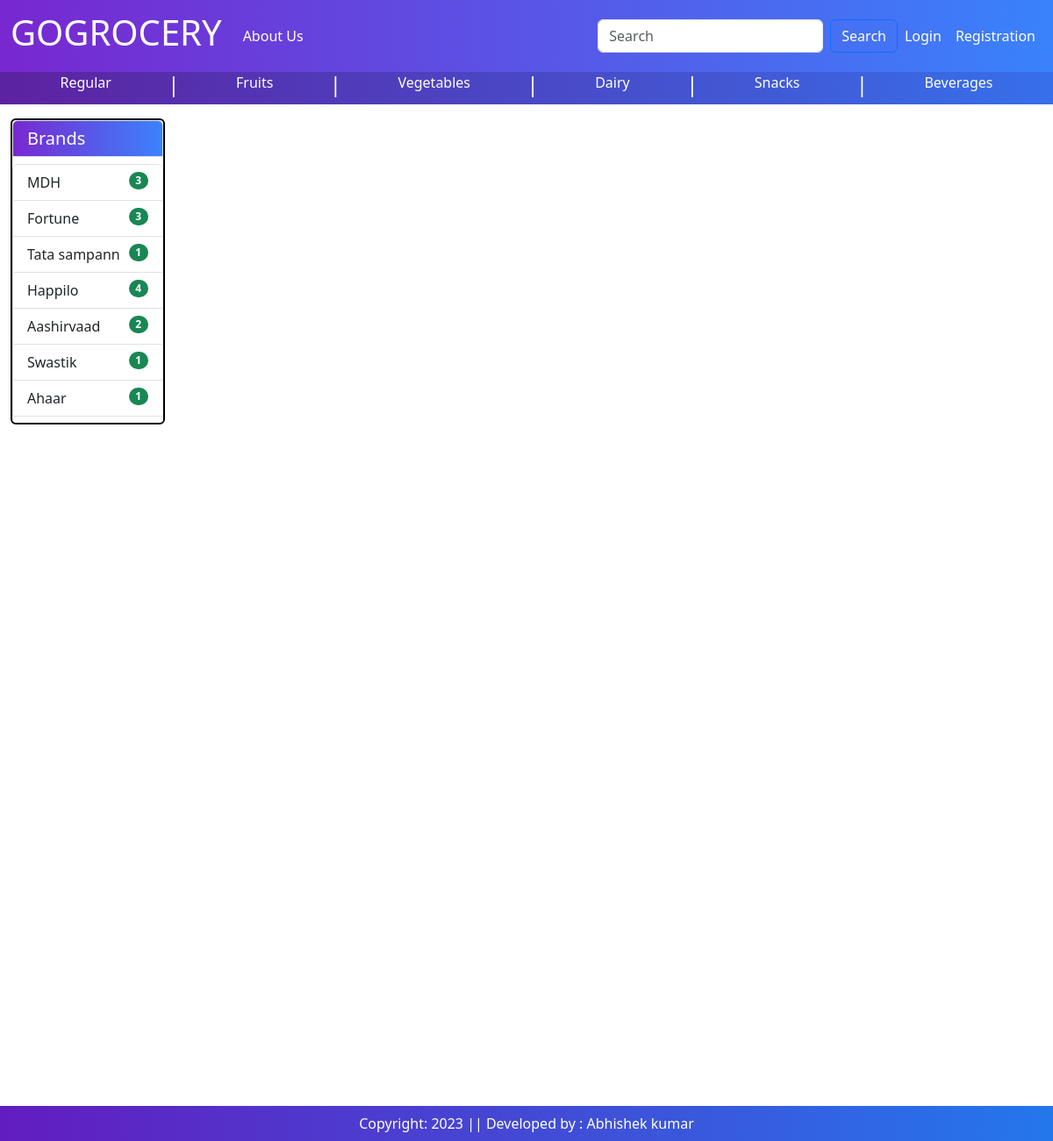
Before: /category/3 with the older database file.
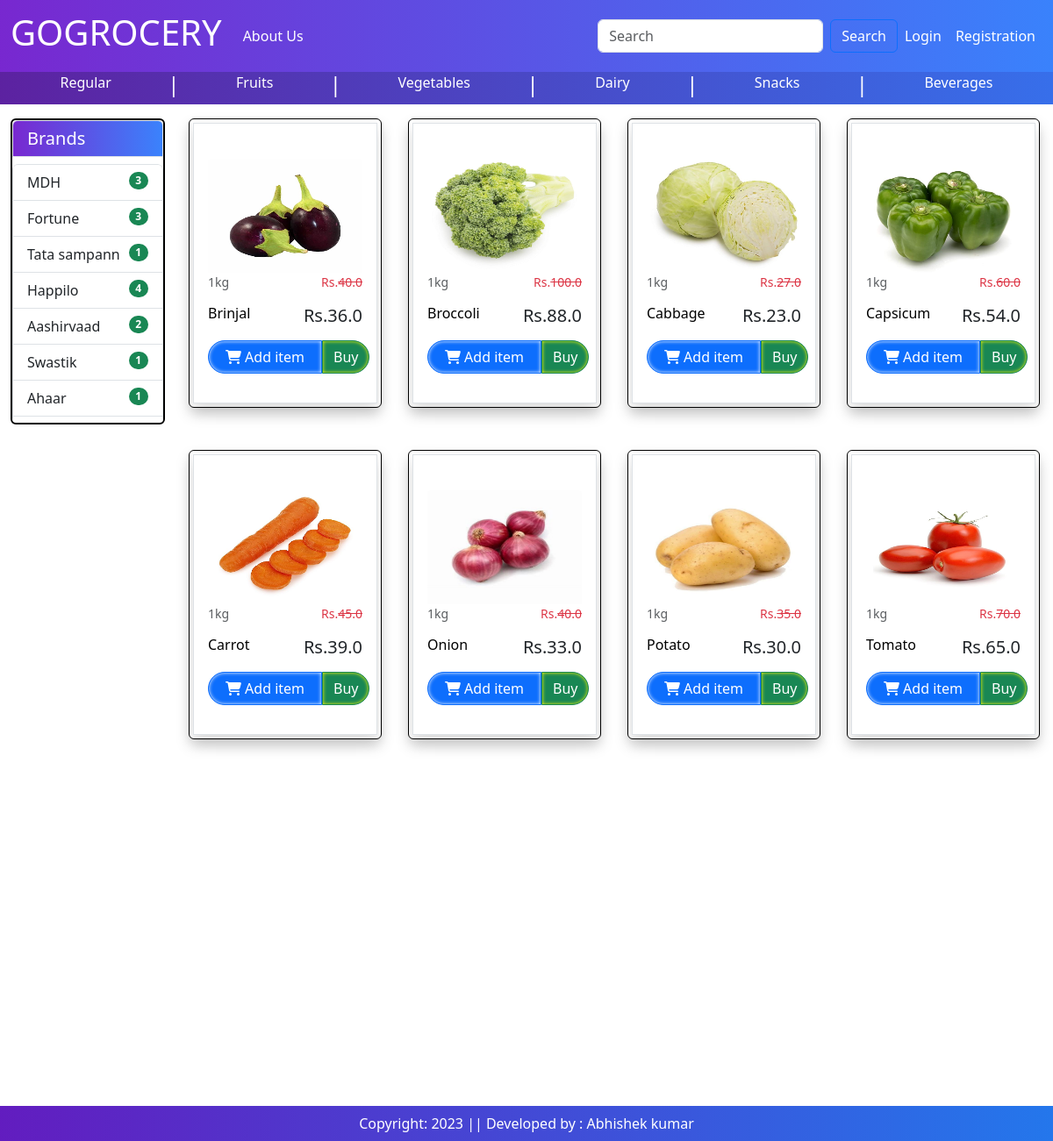
After: the same page with the newer database file.
### baseapp/models.py (models this page shows, shortened)
class Brand(models.Model):
    name = models.CharField(max_length=100)
    product_image = models.ImageField(upload_to='product',blank=True)

class Product(models.Model):
    title = models.CharField(max_length=100)
    sub_category = models.ForeignKey(SubCategory,on_delete=models.CASCADE,null=True,blank=True)
    main_category = models.ForeignKey(Category,on_delete=models.CASCADE,null=True,blank=True,default='')
    selling_price = models.FloatField(blank=True)
    discounted_price = models.FloatField(blank=True)
    description = models.TextField(blank=True)
    pack_size = models.TextField(blank=True)
    brands = models.ForeignKey(Brand,on_delete=models.CASCADE,null=True,blank=True)
    product_image = models.ImageField(upload_to='product',blank=True)

### baseapp/views.py (the view)
# urls.py: path("category/<int:val>",views.CategoryView.as_view(),name="category"),
class CategoryView(View):
    def get(self,request,val):
        totalitem = 0
        wishitem = 0
        if request.user.is_authenticated:
            totalitem = len(Cart.objects.filter(user=request.user))
            wishitem = len(Wishlist.objects.filter(user=request.user))
        category = Category.objects.all()
        subcategory = SubCategory.objects.filter(category_id= val)
        product = Product.objects.filter(main_category=val)
        subcateCount = SubCategory.objects.filter(category_id= val).count()
        namelist = []
        for j in subcategory:
            namelist.append(j.name)
        pcounts = []
        for i in subcategory:
            prodcount = Product.objects.filter(sub_category_id = i.id).count()
            pcounts.append(prodcount)
        sublist = [[x, y] for x, y in zip(namelist, pcounts)]
        brand = Brand.objects.all()
        brandnamelist = []
        for j in brand:
            brandnamelist.append(j.name)
        bprod = []
        for i in brand:
            countprod = Product.objects.filter(brands_id = i.id).count()
            bprod.append(countprod)
        brandlist = [[x, y] for x, y in zip(brandnamelist, bprod)]
        return render(request, "baseapp/category.html",locals())

### baseapp/templates/baseapp/category.html (shortened to what this page needs)
{% extends 'baseapp/base.html' %}
{% load static %}
{% block main-content %}
    <div class="container-fluid">
        <div class="row">
            <div class="col-sm-2 col-md-2 col-lg-2">
                {% if subcategory %}
                    {% comment %} subcategory sublist {% endcomment %}
                    <div class="list-group d-flex justify-content-between shadow" style="border:2px solid black;">
                        <h5 class="list-group-item gradient1-custom text-white" aria-current="true">Subcategory</h5>
                        {% for i in subcategory %}
                            <a href="{% url 'subcategory' val1=i.category_id val2=i.id %}" class="list-group-item list-group-item-action" aria-current="true">
                                {{i.name}}<span class="badge bg-success rounded-pill" style="float:right;">
                                  {% for j in sublist %}
                                    {% if j.0 == i.name %}
                                        {{j.1}}
                                    {% endif %}
                                  {% endfor %}
                                </span>
                            </a>
                        {% endfor %}
                    </div>
                    <br>
                    <div class="list-group d-flex justify-content-between shadow" style="height: 25%; border: 2px solid black;" >
                        <h5 class="list-group-item gradient1-custom text-white" aria-current="true">Brands</h5>
                        <div class="example rounded" style="overflow-y: auto; ">
                            {% for i in brand %}
                            <a href="{%url 'brandfilter' i.id %}" class="list-group-item list-group-item-action" aria-current="true" >
                                {{i.name}}<span class="badge bg-success rounded-pill" style="float:right;">
                                    {% for j in brandlist %}
                                        {% if j.0 == i.name %}
                                            {{j.1}}
                                        {% endif %}
                                    {% endfor %}
                                </span>
                            </a>
                            {% endfor %}
                        </div>
                    </div>
                {% else %}
                    <div class="list-group d-flex justify-content-between" style="height: 35%; border:2px solid black;">
                        <h5 class="list-group-item gradient1-custom text-white" aria-current="true">Brands</h5>
                        <div class="example rounded" style="overflow-y: auto; ">
                            {% for i in brand %}
                                <a href="{%url 'brandfilter' i.id %}" class="list-group-item list-group-item-action" aria-current="true">
                                    {{i.name}}<span class="badge bg-success rounded-pill" style="float:right;">
                                        {% for j in brandlist %}
                                            {% if j.0 == i.name %}
                                                {{j.1}}
                                            {% endif %}
                                        {% endfor %}
                                    </span>
                                </a>
                            {% endfor %}
                        </div>
                    </div>
                {% endif %}
            </div>
            <div class="col-sm-10 col-md-10 col-lg-10">
                <div class="row">
                    {% for prod in product %}
                    <div class="col-12 col-sm-6 col-md-4 col-lg-3 ">
                        <div class="row d-flex justify-content-center">
                            <div class="card p-1 shadow " style="width: 220px; height: 330px; border:1px solid black;">
                                <div class="card-body bg-white border shadow ">
                            <a href="{% url 'product-detail' prod.id %}" style="text-decoration:none; color:black;" >
                                <div class="d-flex justify-content-between">
                                </div>
                                <img src="{{prod.product_image.url}}" class="card-img-top" alt="Laptop" height="130px" width="130px"/>
                                    <div class="d-flex justify-content-between">
                                    <p class="small text-muted ">1kg</p>
                                    <p class="small text-danger ">Rs.<s class=" text-danger text-decoration-line-through">{{prod.selling_price}}</s></p>
                                    </div>
                                    <div class="d-flex justify-content-between mb-3">
                                    <h6 class="mb-0">{{prod.title}}</h6>
                                    <h5 class="text-dark mb-0">Rs.{{prod.discounted_price}}</h5>
                                    </div>
                            </a>
                                    <div class="d-flex justify-content-between align-items-center pb-2 mb-1" style=" ">
                                        <form action="/add-to-cart" class="d-inline">
                                            <button type="submit" class=" btn btn-primary " style="width: 130px;  border-radius:25px 0px 0px 25px; box-shadow: inset 0px 0px 4px white;"><i class="fa fa-shopping-cart" aria-hidden="true" style="color:white;"></i> Add item</button>
                                        </form>
                                        <button class="btn btn-success " style="width: 100px; border-radius:0px 25px 25px 0px; box-shadow: inset 0px 0px 4px yellow;"><a href="{% url 'buynow' prod.id %}" class="text-white text-decoration-none ">Buy</a></button>
                                    </div>
                                </div>
                            </div>
                        </div>
                        <br><br>
                    </div>
                    {% endfor %}
                </div>
            </div>
        </div>
    </div>
{% endblock main-content %}

### baseapp/templates/baseapp/base.html (shortened to what this page needs)
<!DOCTYPE html>
{% load static %}
<html lang="en">
<head>
    <link href="https://cdn.jsdelivr.net/npm/bootstrap@5.3.0-alpha3/dist/css/bootstrap.min.css"
    rel="stylesheet"
>
    <link rel="stylesheet" href="{% static 'app/css/owl.carousel.min.css'%}" />
    <link rel="stylesheet" href="{% static 'app/css/all.min.css'%}" />
    <link rel="stylesheet" href="{% static 'app/css/style.css'%}" />
    <link rel="stylesheet" href="{% static 'app/css/index.css'%}" />
    <link rel="stylesheet" href="{% static 'app/css/index.css'%}" />
</head>
<body id="bg" style="background-image: url('{% static "app/images/bgfix8.jpg"%}');">
    <nav class="navbar navbar-expand-lg  navbar-dark bg-light gradient1-custom">
        <div class="container-fluid ">
            <a class="navbar-brand" href="/">
                <h1>GOGROCERY</h1>
            </a>
            <div class="collapse navbar-collapse" id="navbarSupportedContent">
                <ul class="navbar-nav me-auto mb-2 mb-lg-0">
                    <li class="nav-item">
                        <a class="nav-link text-white" href="{% url 'about' %}">About Us</a>
                    </li>
                </ul>
                <form class="d-flex" role="search" action="/search">
                    <input class="form-control me-2" type="search" placeholder="Search" name="search" aria-label="Search">
                    <button class="btn btn-outline-primary text-white" type="submit">Search</button>
                </form>
                {% if request.user.is_authenticated %}
            <ul class="navbar-nav  mb-2 mb-lg-0">
                <li class="nav-item dropdown mx-2">
                    <a class="nav-link dropdown-toggle text-white"
                    id="profileDropdown" role="button" data-bs-toggle="dropdown"
                    aria-expanded="false"><i class="fa fa-user fa-lg" aria-hidden="true"></i></a>
                    <ul class="dropdown-menu" aria-labelledby="profileDropdown">
                        <li><a class="dropdown-item bg-dark text-white" >{{request.user}}</a></li>
                        <li><a class="dropdown-item" href="{% url 'viewprofile' %}">Profile</a></li>
                        <li><a class="dropdown-item" href="{% url 'addadress' %}">Manage Address</a></li>
                        <li><a class="dropdown-item" href="{% url 'orders' %}">Orders</a></li>
                        <li><a class="dropdown-item" href="{% url 'passwordchange' %}">Change password</a></li>
                        <li><a class="dropdown-item" href="{% url 'logout' %}">Logout</a></li>
                    </ul>
                </li>
                <li class="nav-item mx-2">
                    <a href="{% url 'showcart' %}" class="nav-link text-white"><span class="badge bg-danger">{% if totalitem > 0%} {{totalitem}} {% endif %}</span><i class="fa fa-shopping-cart fa-lg" aria-hidden="true"></i></a>
                </li>
                <li class="nav-item mx-2">
                    <a href="{% url 'wishlist' %}" class="nav-link text-white"><span class="badge bg-danger">{% if wishitem > 0%} {{wishitem}} {% endif %}</span><i class="fas fa-heart fa-lg"></i></a>
                </li>
            </ul>
                {%else%}
            <ul class="navbar-nav  mb-2 mb-lg-0">
                <li class="nav-item ">
                    <a href="{% url 'login' %}" class="nav-link text-white">Login</a>
                </li>
                <li class="nav-item ">
                    <a href="{% url 'customerregistration' %}" class="nav-link text-white">Registration</a>
                </li>
            </ul>
                {% endif %}
            </div>
        </div>
    </nav>
    <div class="container-fluid">
        <div class="row">
            <ul class="list-inline bg-danger d-flex justify-content-evenly gradient2-custom">
                <li class="list-inline-item"><a class="nav-link  text-white " href="{% url 'category' 1 %}" tabindex="-1" aria-disabled="true">Regular</a></li>
                <p class="text-white list-inline-item h4">|</p>
                <li class="list-inline-item"><a class="nav-link text-white " href="{% url 'category' 2 %}" tabindex="-1" aria-disabled="true">Fruits</a></li>
                <p class="text-white list-inline-item h4">|</p>
                <li class="list-inline-item"><a class="nav-link text-white " href="{% url 'category' 3 %}" tabindex="-1" aria-disabled="true">Vegetables</a></li>
                <p class="text-white list-inline-item h4">|</p>
                <li class="list-inline-item"><a class="nav-link text-white " href="{% url 'category' 4 %}" tabindex="-1" aria-disabled="true">Dairy</a></li>
                <p class="text-white list-inline-item h4">|</p>
                <li class="list-inline-item"><a class="nav-link text-white " href="{% url 'category' 5 %}" tabindex="-1" aria-disabled="true">Snacks</a></li>
                <p class="text-white list-inline-item h4">|</p>
                <li class="list-inline-item"><a class="nav-link text-white " href="{% url 'category' 6 %}" tabindex="-1" aria-disabled="true">Beverages</a></li>
            </ul>
        </div>
    </div>
    {% block main-content %}{% endblock main-content %}
    <br>
    <br>
    <br>
    <br>
    <br>
    <br>
    <br>
    <footer class="container-fluid fixed-bottom bg-success text-white text-center p-2 mt-5 gradient1-custom" >
        Copyright: 2023 || Developed by : Abhishek kumar
    </footer>
</body>
</html>

### baseapp/static/app/css/style.css (style rules this page uses)
.example { -ms-overflow-style: none; scrollbar-width: none; }

### baseapp/templates/baseapp/base.html (style rules this page uses)
.card { transition: transform 0.3s ease; }
#bg { background-size: 1400px 650px; background-repeat: no-repeat; background-position: top; background-attachment: fixed; }
.gradient1-custom { background:linear-gradient(to right, rgba(106, 17, 203, 0.9), rgba(37, 117, 252, 0.9)); }
.gradient2-custom { background:linear-gradient(to right, rgba(40, 26, 198, 0.71), rgba(37, 117, 252, 0.9)); }

Changed rows visible on the page:
added Product: product_image (picture), selling_price "40.0", title "Brinjal", discounted_price "36.0"
added Product: product_image (picture), selling_price "100.0", title "Broccoli", discounted_price "88.0"
added Product: product_image (picture), selling_price "27.0", title "Cabbage", discounted_price "23.0"
added Product: product_image (picture), selling_price "60.0", title "Capsicum", discounted_price "54.0"
added Product: product_image (picture), selling_price "45.0", title "Carrot", discounted_price "39.0"
added Product: product_image (picture), selling_price "40.0", title "Onion", discounted_price "33.0"
added Product: product_image (picture), selling_price "35.0", title "Potato", discounted_price "30.0"
added Product: product_image (picture), selling_price "70.0", title "Tomato", discounted_price "65.0"
